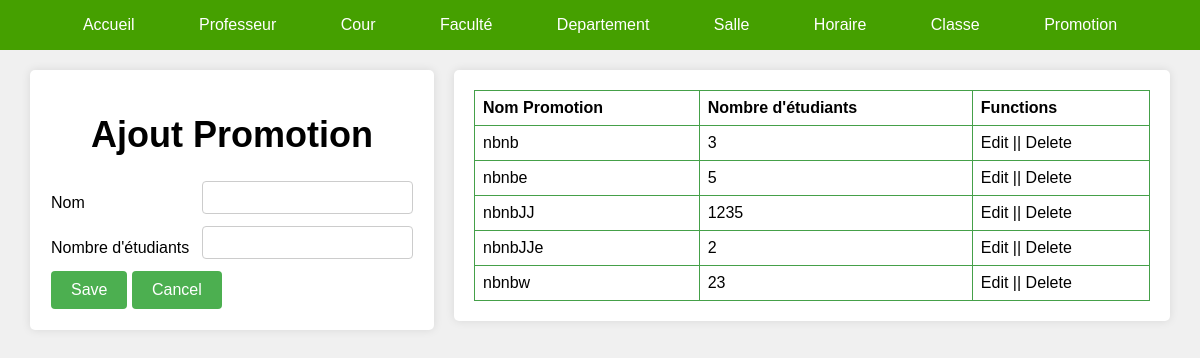
The page /admin/GestionPromotion/ajoutPromotion.php on the database as committed earlier.
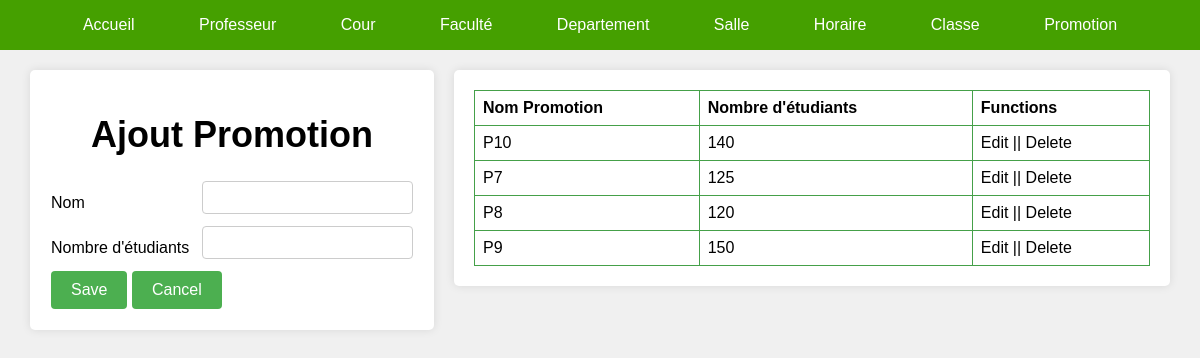
The same page on the database as committed later.
### tables this page shows
CREATE TABLE `promotion` (
  `Nom` varchar(10) NOT NULL,
  `NombreEtudiants` int(20) NOT NULL
);

### admin/GestionPromotion/ajoutPromotion.php (the view, shortened to what this page needs)
<!DOCTYPE html>
<html>
<head>
</head>
<body>
  <nav>
    <a href="../../home.php">Accueil</a>
    <a href="../GestionProf/AjoutProf.php">Professeur</a>
    <a href="../GestionCours/ajoutCours.php">Cour</a>
    <a href="../GestionFaculte/Faculte.php">Faculté</a>
    <a href="../GestionDepartement/Departement.php">Departement</a>
    <a href="../GestionSalles/AjoutSalles.php">Salle</a>
    <a href="">Horaire</a>
    <a href="../GestionClasse/ajoutClasse.php">Classe</a>
    <a href="../GestionPromotion/ajoutPromotion.php">Promotion</a>
  </nav>
  <div class="wrapper">
    <div class="form">
        <form method="POST">
        <h1>Ajout Promotion</h1>
          <table>
            <tr>
              <td> Nom</td>
              <td><input type="text" name="Nom" /></td>
            </tr>
            <tr>
              <td> Nombre d'étudiants</td>
              <td><input type="number" name="NombreEtudiants" /></td>
            </tr>
            <tr>
              <td colspan="2">
                <input type="submit" name="submit" value="Save" />
                <input type="reset" value="Cancel" />
              </td>
            </tr>
          </table>
        </form>
    </div>
    <div class="table">
    <table>
            <tr>
              <th>Nom Promotion</th>
              <th>Nombre d'étudiants</th>
              <th>Functions</th>
            </tr>
            <?php
                include("../connexion.php");
                $sql = "SELECT * FROM promotion";
                $stmtSelect = $connexion->prepare($sql);
                $stmtSelect ->execute();
                $promotions = $stmtSelect->fetchAll(PDO::FETCH_ASSOC);
                foreach($promotions as $promotion):
                ?>
            <tr>
                <td><?php echo $promotion['Nom']; ?></td>
                <td><?php echo $promotion['NombreEtudiants']; ?></td>
                <td>Edit || Delete</td>
            </tr>
            <?php
              endforeach;
            ?>
      </table>
      </div>
  </div>
</body>
</html>

Rows that differ between the two databases and show on the page:
removed promotion: Nom "nbnb", NombreEtudiants "3"
removed promotion: Nom "nbnbe", NombreEtudiants "5"
removed promotion: Nom "nbnbJJ", NombreEtudiants "1235"
removed promotion: Nom "nbnbJJe", NombreEtudiants "2"
removed promotion: Nom "nbnbw", NombreEtudiants "23"
added promotion: Nom "P10", NombreEtudiants "140"
added promotion: Nom "P7", NombreEtudiants "125"
added promotion: Nom "P8", NombreEtudiants "120"
added promotion: Nom "P9", NombreEtudiants "150"
